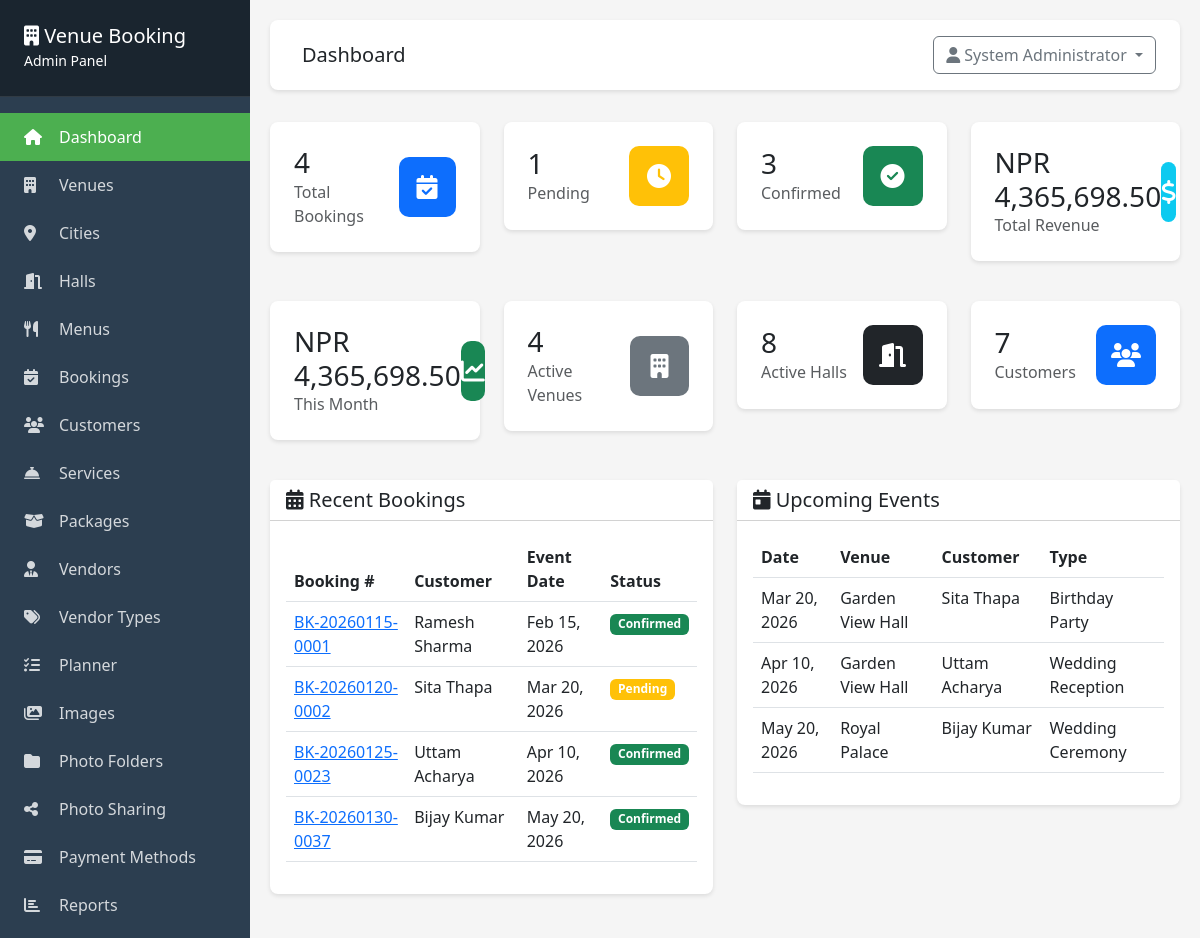
Page /admin/dashboard.php (signed in) on the committed database.
### tables this page shows
CREATE TABLE IF NOT EXISTS bookings (
    id INT PRIMARY KEY AUTO_INCREMENT,
    booking_number VARCHAR(50) UNIQUE NOT NULL,
    customer_id INT NOT NULL,
    hall_id INT NOT NULL,
    event_date DATE NOT NULL,
    shift ENUM('morning', 'afternoon', 'evening', 'fullday') NOT NULL,
    event_type VARCHAR(100) NOT NULL,
    number_of_guests INT NOT NULL,
    hall_price DECIMAL(10, 2) NOT NULL,
    menu_total DECIMAL(10, 2) DEFAULT 0,
    services_total DECIMAL(10, 2) DEFAULT 0,
    subtotal DECIMAL(10, 2) NOT NULL,
    tax_amount DECIMAL(10, 2) DEFAULT 0,
    grand_total DECIMAL(10, 2) NOT NULL,
    special_requests TEXT,
    booking_status ENUM('pending', 'payment_submitted', 'confirmed', 'cancelled', 'completed') DEFAULT 'pending',
    payment_status ENUM('pending', 'partial', 'paid', 'cancelled') DEFAULT 'pending',
    advance_payment_received TINYINT(1) DEFAULT 0 COMMENT 'Whether advance payment has been received (0=No, 1=Yes)',
    created_at TIMESTAMP DEFAULT CURRENT_TIMESTAMP,
    updated_at TIMESTAMP DEFAULT CURRENT_TIMESTAMP ON UPDATE CURRENT_TIMESTAMP,
    FOREIGN KEY (customer_id) REFERENCES customers(id),
    FOREIGN KEY (hall_id) REFERENCES halls(id),
    INDEX idx_event_date (event_date),
    INDEX idx_booking_number (booking_number),
    INDEX idx_status (booking_status),
    INDEX idx_advance_payment_received (advance_payment_received)
);

CREATE TABLE IF NOT EXISTS customers (
    id INT PRIMARY KEY AUTO_INCREMENT,
    full_name VARCHAR(255) NOT NULL,
    phone VARCHAR(20) NOT NULL,
    email VARCHAR(100),
    address TEXT,
    city VARCHAR(100) NULL,
    loyalty_points INT NOT NULL DEFAULT 0,
    created_at TIMESTAMP DEFAULT CURRENT_TIMESTAMP,
    updated_at TIMESTAMP DEFAULT CURRENT_TIMESTAMP ON UPDATE CURRENT_TIMESTAMP,
    INDEX idx_phone (phone),
    INDEX idx_email (email),
    INDEX idx_city (city)
);

CREATE TABLE IF NOT EXISTS venues (
    id INT PRIMARY KEY AUTO_INCREMENT,
    name VARCHAR(255) NOT NULL,
    location VARCHAR(255) NOT NULL,
    city_id INT NULL,
    address TEXT,
    description TEXT,
    image VARCHAR(255),
    contact_phone VARCHAR(20),
    contact_email VARCHAR(100),
    map_link VARCHAR(500) NULL,
    pano_image VARCHAR(255) DEFAULT NULL COMMENT '360° equirectangular panoramic image filename (stored in uploads/)',
    status ENUM('active', 'inactive') DEFAULT 'active',
    created_at TIMESTAMP DEFAULT CURRENT_TIMESTAMP,
    updated_at TIMESTAMP DEFAULT CURRENT_TIMESTAMP ON UPDATE CURRENT_TIMESTAMP,
    CONSTRAINT fk_venues_city FOREIGN KEY (city_id) REFERENCES cities(id) ON DELETE SET NULL
);

### includes/functions.php (called while the page is built, shortened)
<?php
function formatCurrency($amount) {
    $currency = getSetting('currency', 'NPR');
    return $currency . ' ' . number_format($amount, 2);
}
function getSetting($key, $default = '') {
    static $cache = [];
    if (array_key_exists($key, $cache)) {
        return $cache[$key];
    }
    $env_map = [
        'email_enabled'     => 'MAIL_NOTIFICATIONS_ENABLED',
        'email_from_name'   => 'MAIL_FROM_NAME',
        'email_from_address'=> 'MAIL_FROM_ADDRESS',
        'admin_email'       => 'MAIL_ADMIN_EMAIL',
        'smtp_enabled'      => 'MAIL_SMTP_ENABLED',
        'smtp_host'         => 'MAIL_HOST',
        'smtp_port'         => 'MAIL_PORT',
        'smtp_username'     => 'MAIL_USERNAME',
        'smtp_password'     => 'MAIL_PASSWORD',
        'smtp_encryption'   => 'MAIL_ENCRYPTION',
    ];
    try {
        $db = getDB();
        $stmt = $db->prepare("SELECT setting_value FROM settings WHERE setting_key = ?");
        $stmt->execute([$key]);
        $result = $stmt->fetch();
        $value = $result ? $result['setting_value'] : null;
        $cache[$key] = ($value !== null) ? $value : $default;
        return $cache[$key];
    } catch (Exception $e) {
        error_log("Error in getSetting for key '$key': " . $e->getMessage());
        if (isset($env_map[$key])) {
            $env_value = $_ENV[$env_map[$key]] ?? getenv($env_map[$key]);
            if ($env_value !== false && $env_value !== null) {
                $cache[$key] = $env_value;
                return $cache[$key];
            }
        }
        $cache[$key] = $default;
        return $default;
    }
}
    ?>

### admin/dashboard.php (the view, shortened to what this page needs)
<?php
require_once __DIR__ . '/includes/header.php';
$db = getDB();
$stats = [];
$stmt = $db->query("SELECT COUNT(*) as count FROM bookings");
$stats['total_bookings'] = $stmt->fetch()['count'];
$stmt = $db->query("SELECT COUNT(*) as count FROM bookings WHERE booking_status = 'pending'");
$stats['pending_bookings'] = $stmt->fetch()['count'];
$stmt = $db->query("SELECT COUNT(*) as count FROM bookings WHERE booking_status = 'confirmed'");
$stats['confirmed_bookings'] = $stmt->fetch()['count'];
$stmt = $db->query("SELECT SUM(grand_total) as total FROM bookings WHERE booking_status != 'cancelled'");
$stats['total_revenue'] = $stmt->fetch()['total'] ?? 0;
$stmt = $db->query("SELECT SUM(grand_total) as total FROM bookings WHERE MONTH(created_at) = MONTH(CURRENT_DATE()) AND YEAR(created_at) = YEAR(CURRENT_DATE()) AND booking_status != 'cancelled'");
$stats['month_revenue'] = $stmt->fetch()['total'] ?? 0;
$stmt = $db->query("SELECT COUNT(*) as count FROM venues WHERE status = 'active'");
$stats['total_venues'] = $stmt->fetch()['count'];
$stmt = $db->query("SELECT COUNT(*) as count FROM halls WHERE status = 'active'");
$stats['total_halls'] = $stmt->fetch()['count'];
$stmt = $db->query("SELECT COUNT(*) as count FROM customers");
$stats['total_customers'] = $stmt->fetch()['count'];
$stmt = $db->query("SELECT b.*, c.full_name, h.name as hall_name, v.name as venue_name
                    FROM bookings b
                    INNER JOIN customers c ON b.customer_id = c.id
                    INNER JOIN halls h ON b.hall_id = h.id
                    INNER JOIN venues v ON h.venue_id = v.id
                    ORDER BY b.created_at DESC
                    LIMIT 10");
$recent_bookings = $stmt->fetchAll();
$stmt = $db->query("SELECT b.*, c.full_name, h.name as hall_name, v.name as venue_name
                    FROM bookings b
                    INNER JOIN customers c ON b.customer_id = c.id
                    INNER JOIN halls h ON b.hall_id = h.id
                    INNER JOIN venues v ON h.venue_id = v.id
                    WHERE b.event_date >= CURDATE()
                    AND b.booking_status != 'cancelled'
                    ORDER BY b.event_date ASC
                    LIMIT 10");
$upcoming_events = $stmt->fetchAll();
?>
<div class="row">
    <div class="col-md-3 col-sm-6 mb-3">
        <div class="stat-card">
            <div class="d-flex justify-content-between align-items-center">
                <div>
                    <h3 class="mb-0"><?php echo $stats['total_bookings']; ?></h3>
                    <p class="text-muted mb-0">Total Bookings</p>
                </div>
                <div class="stat-icon bg-primary text-white">
                    <i class="fas fa-calendar-check"></i>
                </div>
            </div>
        </div>
    </div>
    <div class="col-md-3 col-sm-6 mb-3">
        <div class="stat-card">
            <div class="d-flex justify-content-between align-items-center">
                <div>
                    <h3 class="mb-0"><?php echo $stats['pending_bookings']; ?></h3>
                    <p class="text-muted mb-0">Pending</p>
                </div>
                <div class="stat-icon bg-warning text-white">
                    <i class="fas fa-clock"></i>
                </div>
            </div>
        </div>
    </div>
    <div class="col-md-3 col-sm-6 mb-3">
        <div class="stat-card">
            <div class="d-flex justify-content-between align-items-center">
                <div>
                    <h3 class="mb-0"><?php echo $stats['confirmed_bookings']; ?></h3>
                    <p class="text-muted mb-0">Confirmed</p>
                </div>
                <div class="stat-icon bg-success text-white">
                    <i class="fas fa-check-circle"></i>
                </div>
            </div>
        </div>
    </div>
    <div class="col-md-3 col-sm-6 mb-3">
        <div class="stat-card">
            <div class="d-flex justify-content-between align-items-center">
                <div>
                    <h3 class="mb-0"><?php echo formatCurrency($stats['total_revenue']); ?></h3>
                    <p class="text-muted mb-0">Total Revenue</p>
                </div>
                <div class="stat-icon bg-info text-white">
                    <i class="fas fa-dollar-sign"></i>
                </div>
            </div>
        </div>
    </div>
</div>
<div class="row">
    <div class="col-md-3 col-sm-6 mb-3">
        <div class="stat-card">
            <div class="d-flex justify-content-between align-items-center">
                <div>
                    <h3 class="mb-0"><?php echo formatCurrency($stats['month_revenue']); ?></h3>
                    <p class="text-muted mb-0">This Month</p>
                </div>
                <div class="stat-icon bg-success text-white">
                    <i class="fas fa-chart-line"></i>
                </div>
            </div>
        </div>
    </div>
    <div class="col-md-3 col-sm-6 mb-3">
        <div class="stat-card">
            <div class="d-flex justify-content-between align-items-center">
                <div>
                    <h3 class="mb-0"><?php echo $stats['total_venues']; ?></h3>
                    <p class="text-muted mb-0">Active Venues</p>
                </div>
                <div class="stat-icon bg-secondary text-white">
                    <i class="fas fa-building"></i>
                </div>
            </div>
        </div>
    </div>
    <div class="col-md-3 col-sm-6 mb-3">
        <div class="stat-card">
            <div class="d-flex justify-content-between align-items-center">
                <div>
                    <h3 class="mb-0"><?php echo $stats['total_halls']; ?></h3>
                    <p class="text-muted mb-0">Active Halls</p>
                </div>
                <div class="stat-icon bg-dark text-white">
                    <i class="fas fa-door-open"></i>
                </div>
            </div>
        </div>
    </div>
    <div class="col-md-3 col-sm-6 mb-3">
        <div class="stat-card">
            <div class="d-flex justify-content-between align-items-center">
                <div>
                    <h3 class="mb-0"><?php echo $stats['total_customers']; ?></h3>
                    <p class="text-muted mb-0">Customers</p>
                </div>
                <div class="stat-icon bg-primary text-white">
                    <i class="fas fa-users"></i>
                </div>
            </div>
        </div>
    </div>
</div>
<div class="row">
    <div class="col-lg-6 mb-4">
        <div class="card">
            <div class="card-header bg-white">
                <h5 class="mb-0"><i class="fas fa-calendar-alt"></i> Recent Bookings</h5>
            </div>
            <div class="card-body">
                <?php if (empty($recent_bookings)): ?>
                    <p class="text-muted">No bookings yet.</p>
                <?php else: ?>
                    <div class="table-responsive">
                        <table class="table table-hover">
                            <thead>
                                <tr>
                                    <th>Booking #</th>
                                    <th>Customer</th>
                                    <th>Event Date</th>
                                    <th>Status</th>
                                </tr>
                            </thead>
                            <tbody>
                                <?php foreach ($recent_bookings as $booking): ?>
                                    <tr>
                                        <td><a href="bookings/view.php?id=<?php echo $booking['id']; ?>"><?php echo $booking['booking_number']; ?></a></td>
                                        <td><?php echo htmlspecialchars($booking['full_name']); ?></td>
                                        <td><?php echo date('M d, Y', strtotime($booking['event_date'])); ?></td>
                                        <td>
                                            <span class="badge bg-<?php
                                                echo $booking['booking_status'] == 'confirmed' ? 'success' :
                                                    ($booking['booking_status'] == 'pending' ? 'warning' : 'danger');
                                            ?>">
                                                <?php echo ucfirst($booking['booking_status']); ?>
                                            </span>
                                        </td>
                                    </tr>
                                <?php endforeach; ?>
                            </tbody>
                        </table>
                    </div>
                <?php endif; ?>
            </div>
        </div>
    </div>
    <div class="col-lg-6 mb-4">
        <div class="card">
            <div class="card-header bg-white">
                <h5 class="mb-0"><i class="fas fa-calendar-day"></i> Upcoming Events</h5>
            </div>
            <div class="card-body">
                <?php if (empty($upcoming_events)): ?>
                    <p class="text-muted">No upcoming events.</p>
                <?php else: ?>
                    <div class="table-responsive">
                        <table class="table table-hover">
                            <thead>
                                <tr>
                                    <th>Date</th>
                                    <th>Venue</th>
                                    <th>Customer</th>
                                    <th>Type</th>
                                </tr>
                            </thead>
                            <tbody>
                                <?php foreach ($upcoming_events as $event): ?>
                                    <tr>
                                        <td><?php echo date('M d, Y', strtotime($event['event_date'])); ?></td>
                                        <td><?php echo htmlspecialchars($event['venue_name']); ?></td>
                                        <td><?php echo htmlspecialchars($event['full_name']); ?></td>
                                        <td><?php echo htmlspecialchars($event['event_type']); ?></td>
                                    </tr>
                                <?php endforeach; ?>
                            </tbody>
                        </table>
                    </div>
                <?php endif; ?>
            </div>
        </div>
    </div>
</div>
<?php require_once __DIR__ . '/includes/footer.php'; ?>

### rows in the picture
bookings: booking_number "BK-20260115-0001", customer.full_name "Ramesh Sharma", event_date "Feb 15, 2026", booking_status "Confirmed"
bookings: booking_number "BK-20260120-0002", customer.full_name "Sita Thapa", event_date "Mar 20, 2026", booking_status "Pending", venues.name "Garden View Hall", event_type "Birthday Party"
bookings: booking_number "BK-20260125-0023", customer.full_name "Uttam Acharya", event_date "Apr 10, 2026", booking_status "Confirmed", venues.name "Garden View Hall", event_type "Wedding Reception"
bookings: booking_number "BK-20260130-0037", customer.full_name "Bijay Kumar", event_date "May 20, 2026", booking_status "Confirmed", venues.name "Royal Palace", event_type "Wedding Ceremony"

### other values in the picture
$page_title "Dashboard"
$current_user['full_name'] "System Administrator"
$stats['total_bookings'] "4"
$stats['pending_bookings'] "1"
$stats['confirmed_bookings'] "3"
formatCurrency($stats['total_revenue']) "NPR 4,365,698.50"
formatCurrency($stats['month_revenue']) "NPR 4,365,698.50"
$stats['total_venues'] "4"
$stats['total_halls'] "8"
$stats['total_customers'] "7"
